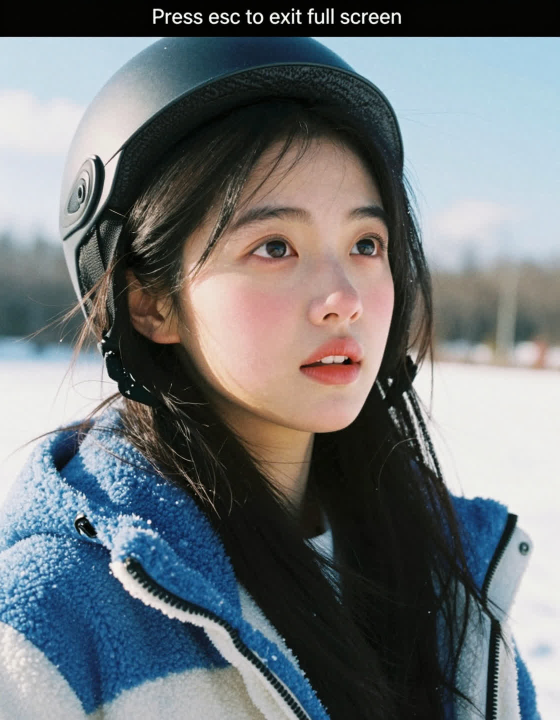
#> input picture platforms/lib/wx_sdk/examples/example.jpg, 1120 x 1440 px (shown at 1/2 size)
$ python -i motion_detector.py   (imports and definitions only)
#> lines starting #> are read from the running program, lines starting #| are printed output that depends on the picture
#> further down, picture is the input picture: shape (1440, 1120, 3); mean B, G, R 120.2, 117.6, 112.4
"""
perception/video/motion_detector.py
运动检测模块 —— 背景减除 + 帧差，CPU 即可，延迟 <5ms
输出事件：motion_detected, scene_change
"""
from __future__ import annotations
import cv2
import numpy as np
from ..event import PerceptionEvent, VideoEventType


class MotionDetector:
    """
    背景减除运动检测器

    参数
    ----
    motion_threshold    触发 motion_detected 的前景像素数下限
    scene_change_ratio  触发 scene_change 的帧差均值占比 (0~1)
    downsample          处理前缩小倍率，加快速度
    history             MOG2 背景建模帧数
    """

    SOURCE = "motion_detector"

    def __init__(
        self,
        motion_threshold: int = 800,
        scene_change_ratio: float = 0.15,
        downsample: float = 0.5,
        history: int = 200,
    ):
        self.motion_threshold = motion_threshold
        self.scene_change_ratio = scene_change_ratio
        self.ds = downsample

        self._bg = cv2.createBackgroundSubtractorMOG2(
            history=history,
            varThreshold=40,
            detectShadows=False,
        )
        self._prev_gray: np.ndarray | None = None

    # ── 公开接口 ────────────────────────────────────────────────────────

    def process(self, frame: np.ndarray) -> list[PerceptionEvent]:
        """输入 BGR 帧，返回事件列表（可能为空）"""
        events: list[PerceptionEvent] = []
        small = cv2.resize(frame, (0, 0), fx=self.ds, fy=self.ds)
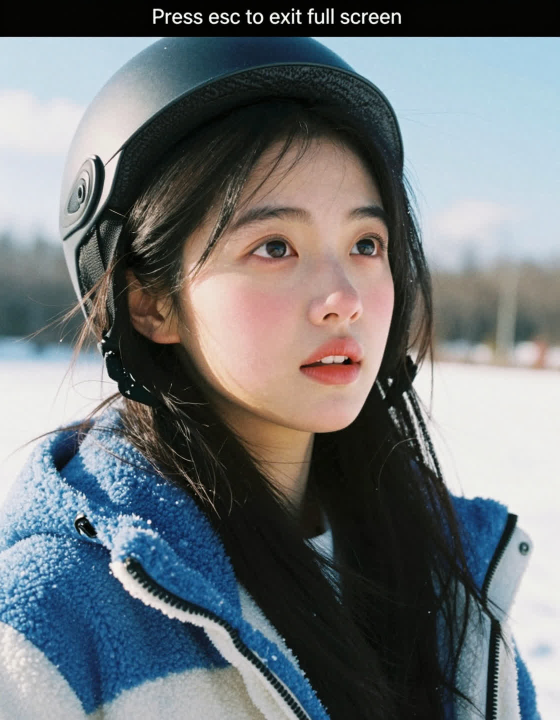
#> small: shape (720, 560, 3); mean B, G, R 120.3, 117.7, 112.5
        gray = cv2.cvtColor(small, cv2.COLOR_BGR2GRAY)
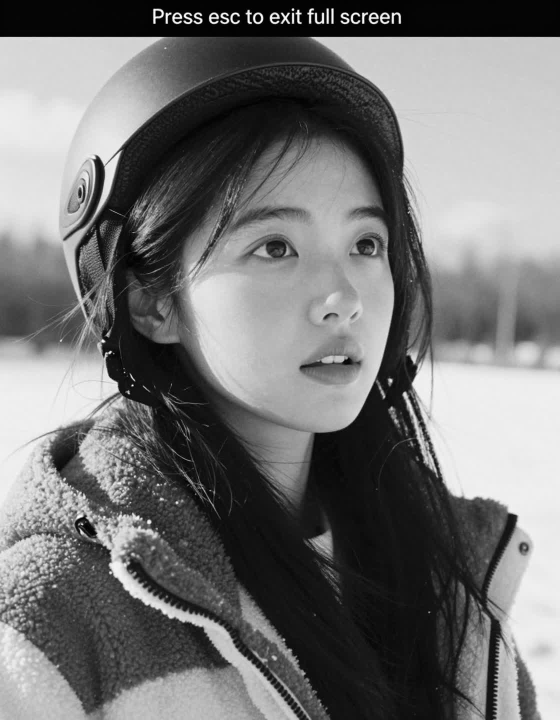
#> gray: shape (720, 560); min 0, max 254, mean 116.5

        events.extend(self._detect_motion(small, gray))
        events.extend(self._detect_scene_change(gray))

        self._prev_gray = gray
        return events

    # ── 内部检测 ────────────────────────────────────────────────────────

    def _detect_motion(self, small: np.ndarray, gray: np.ndarray) -> list[PerceptionEvent]:
        mask = self._bg.apply(small)
#> mask: shape (720, 560); every value is 255
        area = cv2.countNonZero(mask)
#> area = 403200
        if area < self.motion_threshold:
            return []

        # 找各个运动区域（供注意力层聚焦用）
        contours, _ = cv2.findContours(
            mask, cv2.RETR_EXTERNAL, cv2.CHAIN_APPROX_SIMPLE
        )
#> contours = [[[0, 0], [0, 719], [559, 719], [559, 0]]]
        regions = [
            list(cv2.boundingRect(c))           # [x, y, w, h]，按 downsample 坐标
            for c in contours
            if cv2.contourArea(c) > 150
        ]
#> regions = [[0, 0, 560, 720]]

        return [PerceptionEvent(
            type=VideoEventType.MOTION_DETECTED,
            modality="video",
            confidence=min(area / 6000, 1.0),
            source=self.SOURCE,
            payload={
                "area_px": area,
                "regions": regions,             # 运动区域列表（缩放坐标系）
                "region_count": len(regions),
            },
        )]

    def _detect_scene_change(self, gray: np.ndarray) -> list[PerceptionEvent]:
        if self._prev_gray is None:
            return []
        diff = cv2.absdiff(gray, self._prev_gray)
        ratio = diff.mean() / 255.0
        if ratio < self.scene_change_ratio:
            return []

        return [PerceptionEvent(
            type=VideoEventType.SCENE_CHANGE,
            modality="video",
            confidence=min(ratio / 0.4, 1.0),
            source=self.SOURCE,
            payload={"change_ratio": round(ratio, 4)},
        )]

>>> import cv2
>>> picture = cv2.imread('../../../platforms/lib/wx_sdk/examples/example.jpg')
>>> result = MotionDetector().process(picture)
#> result = 1 item
